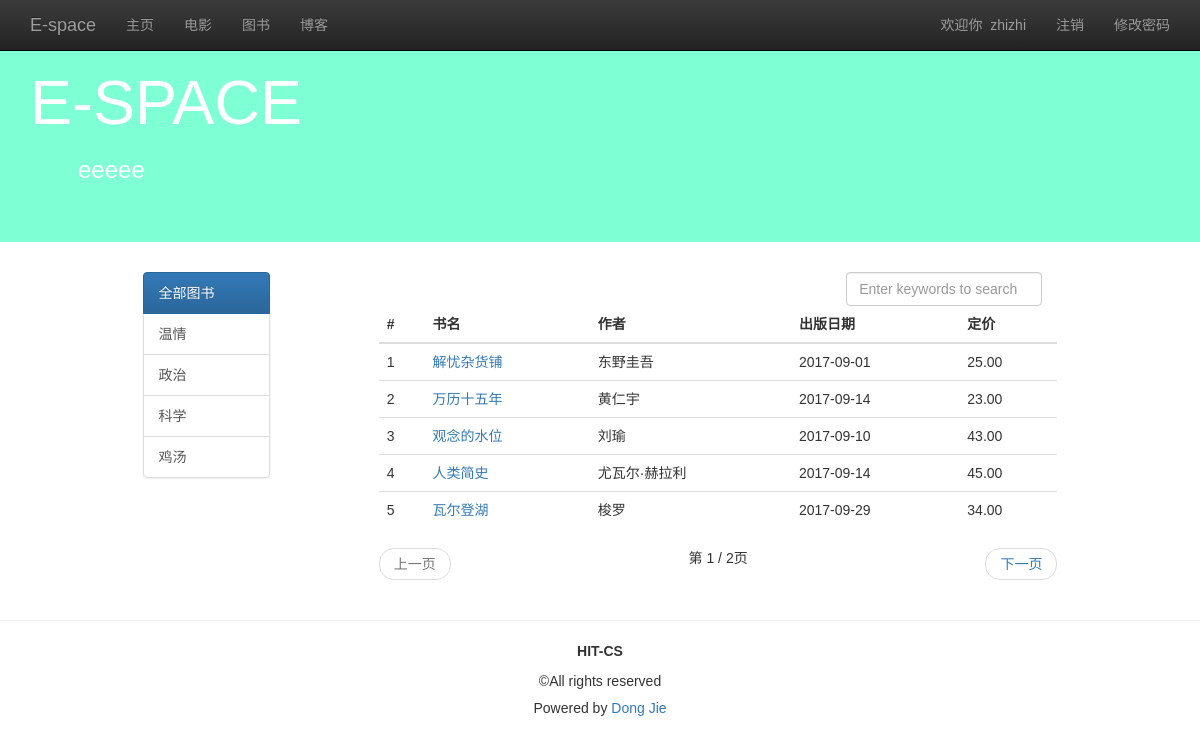
The app's page /books/ (signed in) with its own data.
### blog/models.py (models this page shows, shortened)
class MyUser(models.Model):
    user = models.OneToOneField(User)
    nickname = models.CharField(max_length=16)
    permission = models.IntegerField(default=1)

class Book(models.Model):
    name = models.CharField(max_length=128)
    price = models.FloatField()
    author = models.CharField(max_length=128)
    publish_date = models.DateField()
    category = models.CharField(max_length=128)
    class META:
        ordering = ['name']

### blog/views.py (the view)
# urls.py: url(r'^books/$', view_book_list, name='view_book_list'),
def view_book_list(request):
    user = request.user if request.user.is_authenticated() else None
    category_list = Book.objects.values_list('category', flat=True).distinct()
    query_category = request.GET.get('category', 'all')
    if (not query_category) or Book.objects.filter(category=query_category).count() is 0:
        query_category = 'all'
        book_list = Book.objects.all()
    else:
        book_list = Book.objects.filter(category=query_category)
    if request.method == 'POST':
        keyword = request.POST.get('keyword', '')
        book_list = Book.objects.filter(name__contains=keyword)
        query_category = 'all'
    paginator = Paginator(book_list, 5)
    page = request.GET.get('page')
    try:
        book_list = paginator.page(page)
    except PageNotAnInteger:
        book_list = paginator.page(1)
    except EmptyPage:
        book_list = paginator.page(paginator.num_pages)
    content = {
        'user': user,
        'active_menu': 'view_book',
        'category_list': category_list,
        'query_category': query_category,
        'book_list': book_list,
    }
    return render(request, 'view_book_list.html', content)

### template/view_book_list.html (shortened to what this page needs)
{% extends "blog_list.html" %}
{% load staticfiles %}
{% block content %}
    <div class="container">
        <div class="row">
            <div class="col-md-10 col-md-offset-1">
                <div class="col-md-2">
                    <div class="list-group">
                        <a href="{% url 'view_book_list' %}" class="list-group-item" id="id_category_all">
                            全部图书
                        </a>
                        {% for category in category_list %}
                            <a href="{% url 'view_book_list' %}?category={{ category }}" class="list-group-item"
                               id="id_category_{{ category }}">
                                {{ category }}
                            </a>
                        {% endfor %}
                    </div>
                </div>
                <div class="col-md-9 col-md-offset-1">
                    <div class="col-md-4 col-md-offset-8">
                        <form role="form" method="post" name="search_form">
                            <input type="search" class="form-control" name="keyword"
                                   placeholder="Enter keywords to search" id="id_search_input" onkeyup="key_up()"
                                   autofocus>
                        </form>
                    </div>
                    <table class="table table-hover">
                        <thead>
                        <tr>
                            <th>#</th>
                            <th>书名</th>
                            <th>作者</th>
                            <th>出版日期</th>
                            <th>定价</th>
                        </tr>
                        </thead>
                        <tbody>
                        {% for book in book_list %}
                            <tr>
                                <td>{{ forloop.counter }}</td>
                                <td><a href="{% url 'detail' %}?id={{ book.id }}">{{ book.name }}</a></td>
                                <td>{{ book.author }}</td>
                                <td>{{ book.publish_date|date:"Y-m-d" }}</td>
                                <td>{{ book.price|floatformat:2 }}</td>
                            </tr>
                        {% empty %}
                            <tr>
                                <td>暂无图书</td>
                            </tr>
                        {% endfor %}
                        </tbody>
                    </table>
                    <nav>
                        <ul class="pager">
                            {% if book_list.has_previous %}
                                <li class="previous"><a
                                        href="?typ={{ query_category }}&page={{ book_list.previous_page_number }}">上一页</a>
                                </li>
                            {% else %}
                                <li class="previous disabled"><a href="#">上一页</a></li>
                            {% endif %}
                            第 {{ book_list.number }} / {{ book_list.paginator.num_pages }}页
                            {% if book_list.has_next %}
                                <li class="next"><a
                                        href="?typ={{ query_category }}&page={{ book_list.next_page_number }}">下一页</a>
                                </li>
                            {% else %}
                                <li class="next disabled"><a href="#">下一页</a></li>
                            {% endif %}
                        </ul>
                    </nav>
                </div>
            </div>
        </div>
    </div>
{% endblock %}

### template/blog_list.html (shortened to what this page needs)
<!DOCTYPE html>
{% load staticfiles %}
<html lang="zh">
<head>
    <link rel="stylesheet" href="//maxcdn.bootstrapcdn.com/bootstrap/3.2.0/css/bootstrap.min.css">
    <link rel="stylesheet" href="//maxcdn.bootstrapcdn.com/bootstrap/3.2.0/css/bootstrap-theme.min.css">
    <link rel="stylesheet" href="{% static 'css/blog.css' %}">
</head>
<body>
<nav class="navbar navbar-inverse navbar-fixed-top" role="navigation">
    <div class="container">
        <div class="navbar-header">
            <a href="{% url 'homepage' %}" class="navbar-brand">E-space</a>
        </div>
        <div class="collapse navbar-collapse" id="navbar-collapse-basepage">
            <ul class="nav navbar-nav">
                <li id="homepage"><a href="{% url 'homepage' %}">主页</a></li>
                <li id="add_book"><a href="{% url 'movie' %}">电影</a></li>
                <li id="add_img"><a href="{% url 'view_book_list' %}">图书</a></li>
                <li id="view_blog_list"><a href="{% url 'view_blog_list' %}">博客</a></li>
            </ul>
            <ul class="nav navbar-nav navbar-right">
                {% if user %}
                    <li><p class="navbar-text">欢迎你&nbsp;&nbsp;<span id="base_name">{{ user.myuser.nickname }}</span></p>
                    </li>
                    <li><a href="{% url 'logout' %}">注销</a></li>
                    <li><a href="{% url 'set_password' %}">修改密码</a></li>
                {% else %}
                    <li><a href="{% url 'signup' %}">注册</a></li>
                    <li><a href="{% url 'login' %}">登录</a></li>
                {% endif %}
            </ul>
        </div>
    </div>
</nav>
<header class="jumbotron subhead" id="header-base">
    <div class="container">
        <h1>E-SPACE</h1>
        <h3>&emsp;&emsp;eeeee</h3>
    </div>
</header>
{% block content %}{% endblock %}
<footer class="footer" role="contentinfo">
    <hr>
    <div class="container">
        <p class="text-center"><strong>HIT-CS</strong></p>
        <p class="text-center">©All rights reserved</p>
        <h5 class="text-center"> Powered by&nbsp;<a href="http://jasondj.com/">Dong Jie</a></h5>
    </div>
</footer>
</body>
</html>

### static/css/blog.css (style rules this page uses)
body { font-family: Verdana, sans-serif; }
#header-base { background-color: #7fffd4; color: #fff; }

### records on screen
Book: name "解忧杂货铺", author "东野圭吾", publish_date "2017-09-01", price "25.00"
Book: name "万历十五年", author "黄仁宇", publish_date "2017-09-14", price "23.00"
Book: name "观念的水位", author "刘瑜", publish_date "2017-09-10", price "43.00"
Book: name "人类简史", author "尤瓦尔·赫拉利", publish_date "2017-09-14", price "45.00"
Book: name "瓦尔登湖", author "梭罗", publish_date "2017-09-29", price "34.00"

### other values on screen
{{ user.myuser.nickname }} "zhizhi"
{{ category }} "温情" "政治" "科学" "鸡汤"
{{ book_list.number }} "1"
{{ book_list.paginator.num_pages }} "2"
